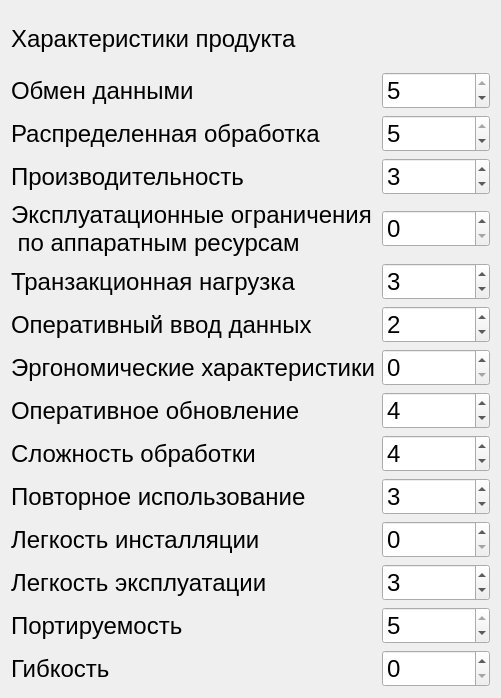
       <widget class="QWidget" name="layoutWidget">
        <property name="geometry">
         <rect>
          <x>10</x>
          <y>20</y>
          <width>501</width>
          <height>698</height>
         </rect>
        </property>
        <layout class="QGridLayout" name="gridLayout_2">
         <item row="7" column="0">
          <widget class="QLabel" name="label_7">
           <property name="font">
            <font>
             <family>Ubuntu</family>
             <pointsize>18</pointsize>
            </font>
           </property>
           <property name="text">
            <string>Эргономические характеристики</string>
           </property>
          </widget>
         </item>
         <item row="4" column="0">
          <widget class="QLabel" name="label_4">
           <property name="font">
            <font>
             <family>Ubuntu</family>
             <pointsize>18</pointsize>
            </font>
           </property>
           <property name="text">
            <string>Эксплуатационные ограничения
 по аппаратным ресурсам</string>
           </property>
          </widget>
         </item>
         <item row="14" column="0">
          <widget class="QLabel" name="label_14">
           <property name="font">
            <font>
             <family>Ubuntu</family>
             <pointsize>18</pointsize>
            </font>
           </property>
           <property name="text">
            <string>Гибкость</string>
           </property>
          </widget>
         </item>
         <item row="1" column="0">
          <widget class="QLabel" name="label">
           <property name="font">
            <font>
             <family>Ubuntu</family>
             <pointsize>18</pointsize>
            </font>
           </property>
           <property name="text">
            <string>Обмен данными</string>
           </property>
          </widget>
         </item>
         <item row="13" column="0">
          <widget class="QLabel" name="label_13">
           <property name="font">
            <font>
             <family>Ubuntu</family>
             <pointsize>18</pointsize>
            </font>
           </property>
           <property name="text">
            <string>Портируемость</string>
           </property>
          </widget>
         </item>
         <item row="1" column="1">
          <widget class="QSpinBox" name="spinBox_1">
           <property name="font">
            <font>
             <family>Ubuntu</family>
             <pointsize>18</pointsize>
            </font>
           </property>
           <property name="maximum">
            <number>5</number>
           </property>
           <property name="value">
            <number>5</number>
           </property>
          </widget>
         </item>
         <item row="3" column="1">
          <widget class="QSpinBox" name="spinBox_3">
           <property name="font">
            <font>
             <family>Ubuntu</family>
             <pointsize>18</pointsize>
            </font>
           </property>
           <property name="maximum">
            <number>5</number>
           </property>
           <property name="value">
            <number>3</number>
           </property>
          </widget>
         </item>
         <item row="8" column="0">
          <widget class="QLabel" name="label_8">
           <property name="font">
            <font>
             <family>Ubuntu</family>
             <pointsize>18</pointsize>
            </font>
           </property>
           <property name="text">
            <string>Оперативное обновление</string>
           </property>
          </widget>
         </item>
         <item row="14" column="1">
          <widget class="QSpinBox" name="spinBox_14">
           <property name="font">
            <font>
             <family>Ubuntu</family>
             <pointsize>18</pointsize>
            </font>
           </property>
           <property name="maximum">
            <number>5</number>
           </property>
           <property name="value">
            <number>0</number>
           </property>
          </widget>
         </item>
         <item row="11" column="1">
          <widget class="QSpinBox" name="spinBox_11">
           <property name="font">
            <font>
             <family>Ubuntu</family>
             <pointsize>18</pointsize>
            </font>
           </property>
           <property name="maximum">
            <number>5</number>
           </property>
           <property name="value">
            <number>0</number>
           </property>
          </widget>
         </item>
         <item row="10" column="1">
          <widget class="QSpinBox" name="spinBox_10">
           <property name="font">
            <font>
             <family>Ubuntu</family>
             <pointsize>18</pointsize>
            </font>
           </property>
           <property name="maximum">
            <number>5</number>
           </property>
           <property name="value">
            <number>3</number>
           </property>
          </widget>
         </item>
         <item row="7" column="1">
          <widget class="QSpinBox" name="spinBox_7">
           <property name="font">
            <font>
             <family>Ubuntu</family>
             <pointsize>18</pointsize>
            </font>
           </property>
           <property name="maximum">
            <number>5</number>
           </property>
           <property name="value">
            <number>0</number>
           </property>
          </widget>
         </item>
         <item row="11" column="0">
          <widget class="QLabel" name="label_11">
           <property name="font">
            <font>
             <family>Ubuntu</family>
             <pointsize>18</pointsize>
            </font>
           </property>
           <property name="text">
            <string>Легкость инсталляции</string>
           </property>
          </widget>
         </item>
         <item row="9" column="0">
          <widget class="QLabel" name="label_9">
           <property name="font">
            <font>
             <family>Ubuntu</family>
             <pointsize>18</pointsize>
            </font>
           </property>
           <property name="text">
            <string>Сложность обработки</string>
           </property>
          </widget>
         </item>
         <item row="10" column="0">
          <widget class="QLabel" name="label_10">
           <property name="font">
            <font>
             <family>Ubuntu</family>
             <pointsize>18</pointsize>
            </font>
           </property>
           <property name="text">
            <string>Повторное использование</string>
           </property>
          </widget>
         </item>
         <item row="13" column="1">
          <widget class="QSpinBox" name="spinBox_13">
           <property name="font">
            <font>
             <family>Ubuntu</family>
             <pointsize>18</pointsize>
            </font>
           </property>
           <property name="maximum">
            <number>5</number>
           </property>
           <property name="value">
            <number>5</number>
           </property>
          </widget>
         </item>
         <item row="3" column="0">
          <widget class="QLabel" name="label_3">
           <property name="font">
            <font>
             <family>Ubuntu</family>
             <pointsize>18</pointsize>
            </font>
           </property>
           <property name="text">
            <string>Производительность</string>
           </property>
          </widget>
         </item>
         <item row="5" column="1">
          <widget class="QSpinBox" name="spinBox_5">
           <property name="font">
            <font>
             <family>Ubuntu</family>
             <pointsize>18</pointsize>
            </font>
           </property>
           <property name="maximum">
            <number>5</number>
           </property>
           <property name="value">
            <number>3</number>
           </property>
          </widget>
         </item>
         <item row="12" column="0">
          <widget class="QLabel" name="label_12">
           <property name="font">
            <font>
             <family>Ubuntu</family>
             <pointsize>18</pointsize>
            </font>
           </property>
           <property name="text">
            <string>Легкость эксплуатации</string>
           </property>
          </widget>
         </item>
         <item row="2" column="0">
          <widget class="QLabel" name="label_2">
           <property name="font">
            <font>
             <family>Ubuntu</family>
             <pointsize>18</pointsize>
            </font>
           </property>
           <property name="text">
            <string>Распределенная обработка</string>
           </property>
          </widget>
         </item>
         <item row="9" column="1">
          <widget class="QSpinBox" name="spinBox_9">
           <property name="font">
            <font>
             <family>Ubuntu</family>
             <pointsize>18</pointsize>
            </font>
           </property>
           <property name="maximum">
            <number>5</number>
           </property>
           <property name="value">
            <number>4</number>
           </property>
          </widget>
         </item>
         <item row="5" column="0">
          <widget class="QLabel" name="label_5">
           <property name="font">
            <font>
             <family>Ubuntu</family>
             <pointsize>18</pointsize>
            </font>
           </property>
           <property name="text">
            <string>Транзакционная нагрузка</string>
           </property>
          </widget>
         </item>
         <item row="8" column="1">
          <widget class="QSpinBox" name="spinBox_8">
           <property name="font">
            <font>
             <family>Ubuntu</family>
             <pointsize>18</pointsize>
            </font>
           </property>
           <property name="maximum">
            <number>5</number>
           </property>
           <property name="value">
            <number>4</number>
           </property>
          </widget>
         </item>
         <item row="6" column="1">
          <widget class="QSpinBox" name="spinBox_6">
           <property name="font">
            <font>
             <family>Ubuntu</family>
             <pointsize>18</pointsize>
            </font>
           </property>
           <property name="maximum">
            <number>5</number>
           </property>
           <property name="value">
            <number>2</number>
           </property>
          </widget>
         </item>
         <item row="4" column="1">
          <widget class="QSpinBox" name="spinBox_4">
           <property name="font">
            <font>
             <family>Ubuntu</family>
             <pointsize>18</pointsize>
            </font>
           </property>
           <property name="maximum">
            <number>5</number>
           </property>
           <property name="value">
            <number>0</number>
           </property>
          </widget>
         </item>
         <item row="12" column="1">
          <widget class="QSpinBox" name="spinBox_12">
           <property name="font">
            <font>
             <family>Ubuntu</family>
             <pointsize>18</pointsize>
            </font>
           </property>
           <property name="maximum">
            <number>5</number>
           </property>
           <property name="value">
            <number>3</number>
           </property>
          </widget>
         </item>
         <item row="2" column="1">
          <widget class="QSpinBox" name="spinBox_2">
           <property name="font">
            <font>
             <family>Ubuntu</family>
             <pointsize>18</pointsize>
            </font>
           </property>
           <property name="maximum">
            <number>5</number>
           </property>
           <property name="value">
            <number>5</number>
           </property>
          </widget>
         </item>
         <item row="6" column="0">
          <widget class="QLabel" name="label_6">
           <property name="font">
            <font>
             <family>Ubuntu</family>
             <pointsize>18</pointsize>
            </font>
           </property>
           <property name="text">
            <string>Оперативный ввод данных</string>
           </property>
          </widget>
         </item>
         <item row="0" column="0" colspan="2">
          <widget class="QLabel" name="label_64">
           <property name="font">
            <font>
             <family>Ubuntu</family>
             <pointsize>18</pointsize>
            </font>
           </property>
           <property name="text">
            <string>Характеристики продукта</string>
           </property>
          </widget>
         </item>
        </layout>
       </widget>
